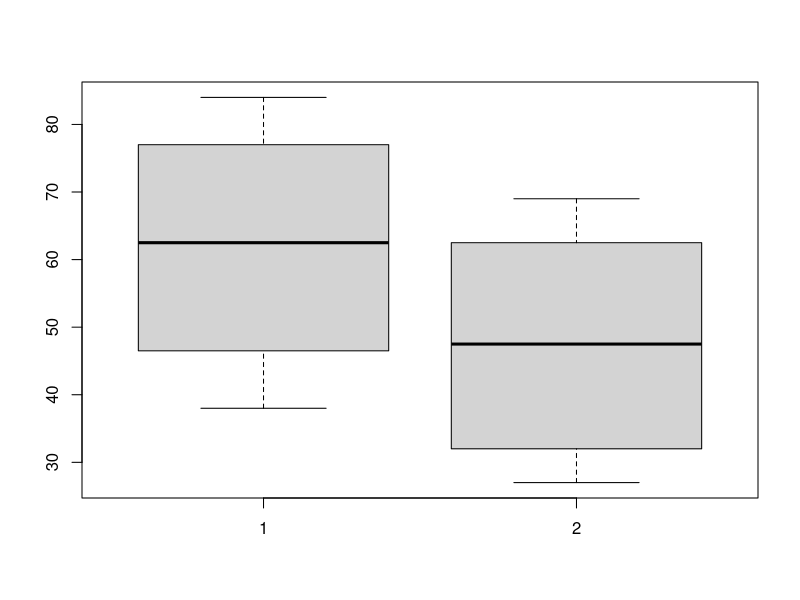

The R source for this figure: (Note: this script raises an error after producing the figure.)
#1
tmp_high = c(38, 42, 50, 61, 71, 79, 84, 83, 75, 64, 54, 43)
tmp_low = c(27, 29, 35, 45, 54, 64, 69, 68, 61, 50, 42, 28)

ts_high = ts(tmp_high)
ts_low = ts(tmp_low)

boxplot(tmp_high, tmp_low)

var(tmp_low)
sd(tmp_low)
#2
(19*5+20*2+21*11+22*9+23*13+24*15+25*13+26*12+27*10+28*8+29*2)/100

sqrt( ( ((19-24.12)^2 * 5)+((20-24.12)^2 * 2)+((21-24.12)^2 * 11)+((22-24.12)^2 * 9)+((23-24.12)^2 * 13)+((24-24.12)^2 * 15)+((25-24.12)^2 * 13)+((26-24.12)^2 * 12)+((27-24.12)^2 * 10)+((28-24.12)^2 * 8)+((29-24.12)^2 * 2) )/99)

#3
three_raw = c(29, 33, 38, 43, 46, 48, 48, 51, 51, 56, 61, 64, 66, 67, 68, 77, 78, 78, 79, 82, 83, 84, 85, 85, 86, 86, 89, 89, 90, 90, 91, 93, 94, 97, 100)

median(three_raw)
quantile(three_raw, 0.8)

#4
defect_frequency = c(45, 67, 21, 25, 9, 18, 6, 2)
names(defect_frequency) = c("Wrong Supplier", "Excess Count", "Too Few Count", "Wrong Size", "Wrong Sterile Instrument", "Wrong Sterile Instrument Set", "Missing Item", "Damaged Item", "Other")

pareto.chart(defect_frequency, xlab="Error Type", ylab="Frequency")

#5
sample(1:200, 20)
sample(50:150, 25)
sample(40:120, 25)

sample1 = c(121, 133, 140,  93,  56,  17, 191,  36,  74, 161, 151, 165,  33, 158, 155, 162, 157, 148, 154,  15)
sample2 = c(86, 109,  95,  52,  94, 139, 131, 129, 122, 135,  62, 123, 138, 128, 116,  97, 120, 150, 60,  57,  65, 134, 146, 111, 140)
sample3 = c(85, 46,  58, 105,  41, 109,  94, 112,  88,  79, 107,  60,  61,  95,  49,  56,  75,  78, 68,  54,  80,  53,  55,  64,  42)

boxplot(sample1, sample2, sample3)


#6
raw6 = c(55, 61, 94, 94, 69, 77, 68, 54, 85, 77, 92, 92, 81, 73, 69, 81, 75, 84, 70, 81, 81, 89, 59, 72, 82, 62)

hist(raw6)

mean(raw6)
var(raw6)

min(raw6)
max(raw6)
quantile(raw6, 0.25)
median(raw6)
quantile(raw6, 0.75)

boxplot(raw6)

